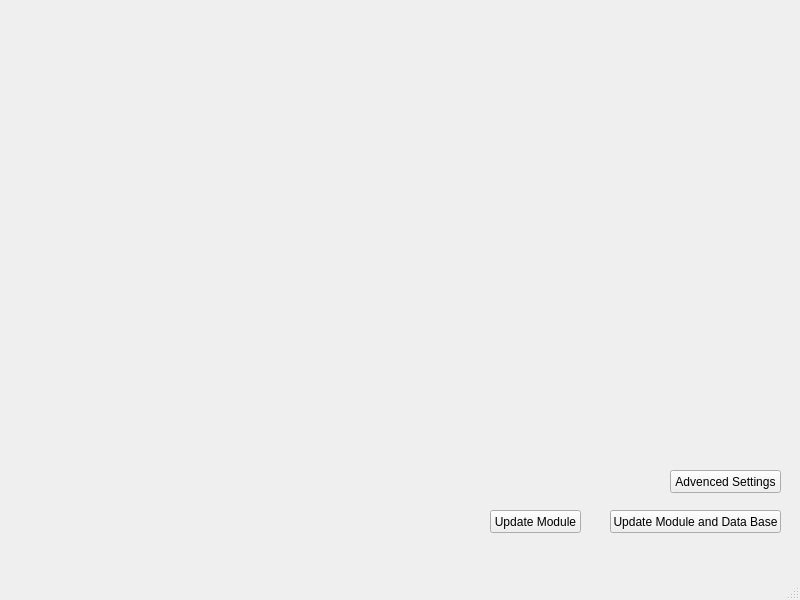
<?xml version="1.0" encoding="UTF-8"?>
<ui version="4.0">
 <class>ModuleMWWindow</class>
 <widget class="QMainWindow" name="ModuleMWWindow">
  <property name="geometry">
   <rect>
    <x>0</x>
    <y>0</y>
    <width>800</width>
    <height>600</height>
   </rect>
  </property>
  <property name="windowTitle">
   <string>MainWindow</string>
  </property>
  <widget class="QWidget" name="centralwidget">
   <widget class="QPushButton" name="pushButton_updateModule">
    <property name="geometry">
     <rect>
      <x>490</x>
      <y>510</y>
      <width>91</width>
      <height>23</height>
     </rect>
    </property>
    <property name="text">
     <string>Update Module</string>
    </property>
   </widget>
   <widget class="QPushButton" name="pushButton_updateModuleDataBase">
    <property name="geometry">
     <rect>
      <x>610</x>
      <y>510</y>
      <width>171</width>
      <height>23</height>
     </rect>
    </property>
    <property name="text">
     <string>Update Module and Data Base</string>
    </property>
   </widget>
   <widget class="QPushButton" name="pushButton_AdvencedSettings">
    <property name="geometry">
     <rect>
      <x>670</x>
      <y>470</y>
      <width>111</width>
      <height>23</height>
     </rect>
    </property>
    <property name="text">
     <string>Advenced Settings</string>
    </property>
   </widget>
  </widget>
  <widget class="QMenuBar" name="menubar">
   <property name="geometry">
    <rect>
     <x>0</x>
     <y>0</y>
     <width>800</width>
     <height>21</height>
    </rect>
   </property>
  </widget>
  <widget class="QStatusBar" name="statusbar"/>
 </widget>
 <resources/>
 <connections/>
</ui>
